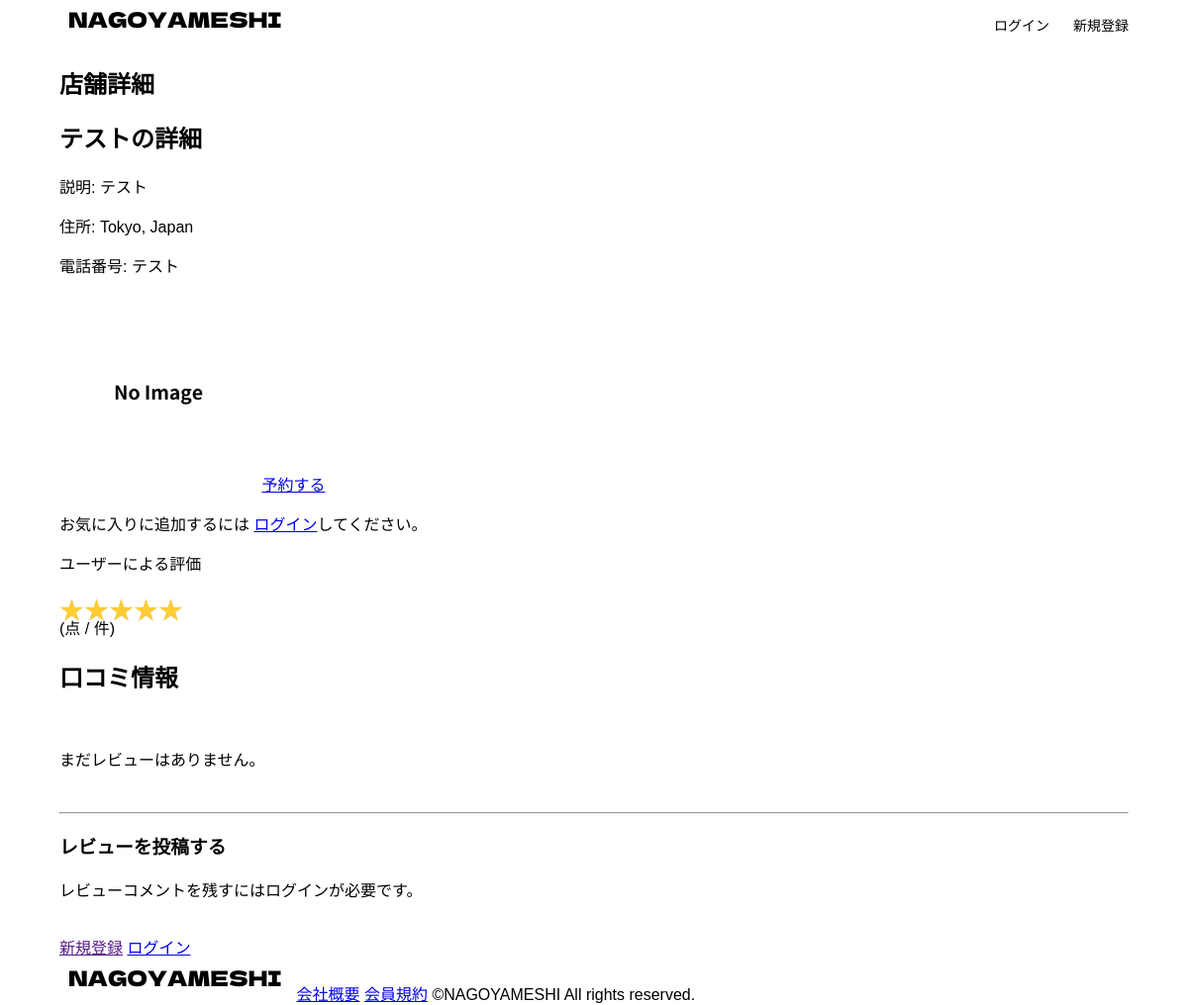
Screenshot of /store/1/ with the database file from the repository.
### nagoyameshi/models.py (models this page shows, shortened)
class Store(models.Model):
    name = models.CharField(max_length=200)
    description = models.TextField()
    address = models.CharField(max_length=200, default='Tokyo, Japan', blank=True)
    phone_number = models.CharField(max_length=20, default='')
    unavailable_dates = models.ManyToManyField('Date', blank=True, related_name='unavailable_stores')
    image = models.ImageField(upload_to='static/images/', default='static/images/default_image.png')

### nagoyameshi/views.py (the view)
# urls.py: path('store/<int:store_id>/', views.store_detail, name='store_detail'),
def store_detail(request, store_id):
    store = get_object_or_404(Store, pk=store_id)
    is_favorite = False
    if request.method == "POST":
        form = StoreForm(request.POST, instance=store)
        if form.is_valid():
            store = form.save(commit=False)
            store.save()
            return redirect('store_detail', pk=store.pk)
        if request.user.is_authenticated:
           is_favorite = Favorite.objects.filter(user=request.user, store=store).exists()
           return render(request, 'store_detail.html', {'store': store, 'is_favorite': is_favorite})
    else:
        form = StoreForm(instance=store)
    return render(request, 'store_detail.html', {'form': form, 'store': store})

### nagoyameshi/templates/store_detail.html (shortened to what this page needs)
{% extends "base.html" %}
{% load static %}
{% block content %}
    <main>
        <article>
           <h1>店舗詳細</h1>
           <body>
            <h1>{{ store.name }}の詳細</h1>
            <p>説明: {{ store.description }}</p>
            <p>住所: {{ store.address }}</p>
            <p>電話番号: {{ store.phone_number }}</p>
            {% if store.image %}
            <img src="{{ store.image.url }}" alt="{{ store.name }}" width="200">
            {% else %}
            <img src="static/images/default_image.png" alt="デフォルト画像" width="200">
            {% endif %}
            <a href="{% url 'booking' store.id %}">予約する</a>
            {% if user.is_authenticated %}
            <form method="post" action="{% url 'toggle_favorite' store.id %}">
                {% csrf_token %}
                <button type="submit">
                    {% if favorite %}
                    お気に入りから削除
                    {% else %}
                    お気に入りに追加
                    {% endif %}
                </button>
            </form>
            {% else %}
            <p>お気に入りに追加するには <a href="{% url 'login' %}">ログイン</a>してください。</p>
            {% endif %}
            {% if not average_rate == 0 %}
            <p>ユーザーによる評価</p>
            <div class="star-rating">
                <div class="star-rating-front" style="width: {{ average_rate }}%">★★★★★</div>
                <div class="star-rating-back">★★★★★</div>
            </div>({{ average|floatformat }}点 / {{ review_count }}件)
            {% else %}
            <p>(まだ評価はありません。最初のレビューをお願いします！)</p>
            {% endif %}
    <br>
    <div class="row">
        <div class="col-md-12">
            <h2 class="section-title">口コミ情報</h2>
            {% if review_list %}
                <h3>レビューコメント</h3>
                {% for item in review_list %}
                    <div class="balloon5">
                        <div class="faceicon">
                            <img src="{% static 'image/reviewer.png' %}">
                            <p class="small">{{ item.user }}</p>
                        </div>
                        <div class="chatting">
                            <div class="says">
                                <div class="star-rating">
                                    <div class="star-rating-front" style="width: {{ item.get_percent }}%">★★★★★</div>
                                    <div class="star-rating-back">★★★★★</div>
                                </div>
                                <br>
                                <p>{{ form.comment }}</p>
                                <p class="small">{{ form.created_at }}</p>
                            </div>
                        </div>
                    </div>
                {% endfor %}
            {% else %}
            <br>
                <p>まだレビューはありません。</p>
                <br>
            {% endif %}
            <hr>
            <h3>レビューを投稿する</h3>
            {% if user.is_authenticated %}
                <form class="login-form" action="{% url 'review' store.id %}" method="POST">
                    {{ review_form.non_field_errors }}
                    <div class="evaluation" style="float:left;">
                        <input id="score1" type="radio" name="score" value="5" />
                        <label for="score1"><span class="text">最高</span>★</label>
                        <input id="score2" type="radio" name="score" value="4" />
                        <label for="score2"><span class="text">良い</span>★</label>
                        <input id="score3" type="radio" name="score" value="3" />
                        <label for="score3"><span class="text">普通</span>★</label>
                        <input id="score4" type="radio" name="score" value="2" />
                        <label for="score4"><span class="text">悪い</span>★</label>
                        <input id="score5" type="radio" name="score" value="1" />
                        <label for="score5"><span class="text">最悪</span>★</label>
                    </div>
                    <br><br><br>
                    <label for="comment">コメント:</label>
                    <textarea class="form-control" name="text" rows="3"></textarea>
                    <div class="form-group" type="text">{{ review_form.comment }}</div>
                    {% csrf_token %}
                    <br>
                    <button type="submit" class="btn common-btn">投稿する</button>
                    {% if form.errors %}
                    <br>
                    <p>エラー内容</p>
                        {% for field in form %}
                            {% for error in field.errors %}
                                <p>{{ error }}</p>
                            {% endfor %}
                        {% endfor %}
                    {% endif %}
                </form>
            {% else %}
                <p>レビューコメントを残すにはログインが必要です。</p>
                <br>
                <a class="btn common-btn" href="">新規登録</a>
                <a class="btn common-btn-outline" href="{% url 'login' %}">ログイン</a>
            {% endif %}
        </div>
    </div>
        </body>
        </article>
    </main>
{% endblock %}

### static/css/style.css (style rules this page uses)
body { font-family: "Source Sans Pro", "Hiragino Kaku Gothic ProN", Meiryo, Arial, sans-serif; }
p { font-size: 15px; }
body { max-width: 1080px; min-width: 960px; margin: 0 auto 0 auto; }
.star-rating { position: relative; width: 5em; height: 1em; font-size: 25px; }
.star-rating-front { position: absolute; top: 0; left: 0; overflow: hidden; color: #ffcc33; }
.star-rating-back { color: #ccc; }

### rows the page displays
Store: name "テスト", description "テスト", address "Tokyo, Japan", phone_number "テスト", image (placeholder picture)
